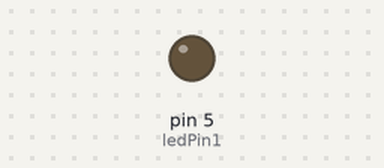
Bench run of a sketch on a simulated Arduino Uno, built with avr-gcc and run on an emulated ATmega328P. Parts: output pins drawn as LEDs (lit = HIGH).

Above: at 0.1 s.
At 5.1 s:
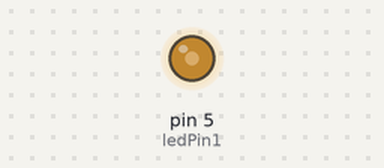
Timing chart, 0 to 6.6 s (numbered marks = the images above):
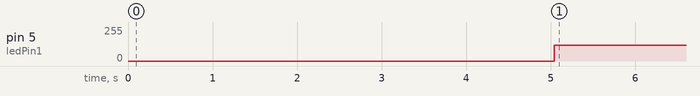

Measured:
- by itself, pin 5 (ledPin1): 0/255 → 117/255 at 5.0 s

The sketch:

VLC_8bit_MAE.ino
```cpp
const int ledPin1 = 5;
const int ledPin2 = 10;
const int pwmWidth = 2;

byte data1[10] = {0x31, 0x82, 0x13, 0xE4, 0x75,
                  0x66, 0x27, 0xA8, 0x49, 0xDA};
unsigned dataNumber = 0;

int counter1 = 0;
const int packet1Size = 22;
bool led1Status = false;
byte packet1[packet1Size];

void initializeTimer()
{
  noInterrupts();
  TCCR1A = 0;
  TCCR1B = 0;
  TCNT1  = 0;

  int freq = 3000;
  int value = 16000000 / 256 /  freq / 2 ; // timer is 8 bits -> 256 values

  OCR1A = value;            // compare match register 16MHz/256/2Hz
  TCCR1B |= (1 << WGM12);   // CTC mode
  TCCR1B |= (1 << CS12);    // 256 prescaler
  TIMSK1 |= (1 << OCIE1A);  // enable timer compare interrupt
  interrupts();             // enable all interrupts
}

ISR(TIMER1_COMPA_vect)
{
 if(counter1 < packet1Size)
  {
    // -- Switch led on if its off and current bit is 1
    if(packet1[counter1] == 1 && led1Status == false)
    {
      led1Status = true;
      digitalWrite(ledPin1,led1Status);
    }
    // -- Switch led off if its on and current bit is 0
    if(packet1[counter1] == 0 && led1Status == true)
    {
      led1Status = false;
      digitalWrite(ledPin1,led1Status);
    }
  }

  counter1++; // Go to next bit
  //reset counter and make next packet
  if(counter1 == packet1Size)
  {
     counter1 = 0;
     dataNumber++;
     if(dataNumber > 9)
      dataNumber=0;
     makePacket1();
  }
}

// Function for parity check
byte parity(byte x)
{
   byte y;
   y = x ^ (x >> 1);
   y = y ^ (y >> 2);
   y = y ^ (y >> 4);
   y = y ^ (y >> 8);
   y = y ^ (y >>16);
   return y & 1;
}

void makePacket1()
{
  int i=0,j=0;
  while(i<8)
  {
    if(j<3)   // --first 3 bits of start of packet
    {
      packet1[j++] = 0;
      continue;
    }

    if(j==3)    // 4th bit start
    {
      packet1[j++] = 1;
      continue;
    }

    byte tmp = (data1[dataNumber]) & (0x80>>i);
    if(tmp == 0)  // -- bits for symbol 0
    {
      packet1[j++] = 1; //part 1 of data
      packet1[j++] = 0; //part 2 of data
      i++;
    }
    else    // -- bits for symbol 1
    {
      packet1[j++] = 0; //part 1 of data
      packet1[j++] = 1; //part 2 of data
      i++;
    }

    if(i==8)  // -- calculation for parity bit
    {
      if(parity(data1[dataNumber]) == 1)
      {
        packet1[j++] = 0; //part 1 of parity
        packet1[j++] = 1; //part 2 of parity
      }
      else
      {
        packet1[j++] = 1; //part 1 of parity
        packet1[j++] = 0; //part 2 of parity
      }
    }
  }
//  printPacket();
}

// Function for printing packets through serial port
void printPacket()
{
  Serial.print(data1[dataNumber],HEX);
  Serial.print("::");
  int i=0;
  while(i<packet1Size)
  {
    Serial.print(packet1[i]);
    i++;
  }
  Serial.println();
}

void setup()
{
  makePacket1();
  pinMode(ledPin1, OUTPUT);
  Serial.begin(115200);
  delay(5000);
//  printPacket();
  initializeTimer();
}

void loop(){}
```
